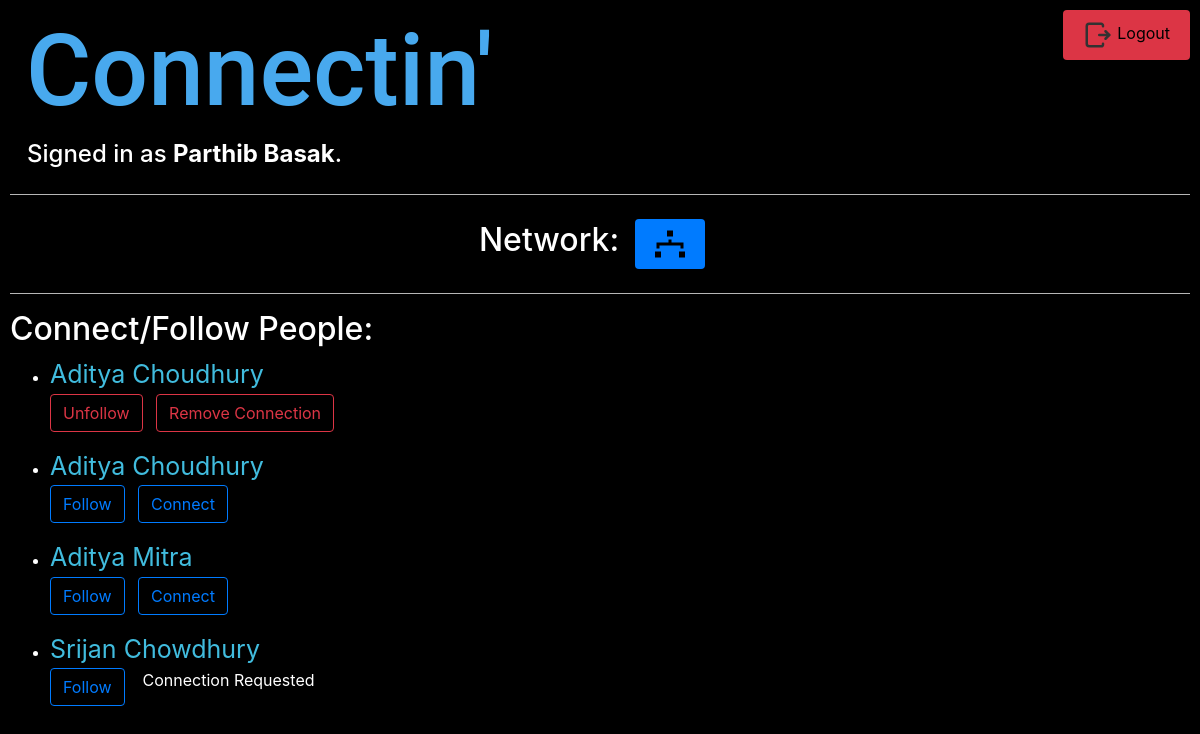
/addconnection (signed in), run on an earlier commit of the app's database.
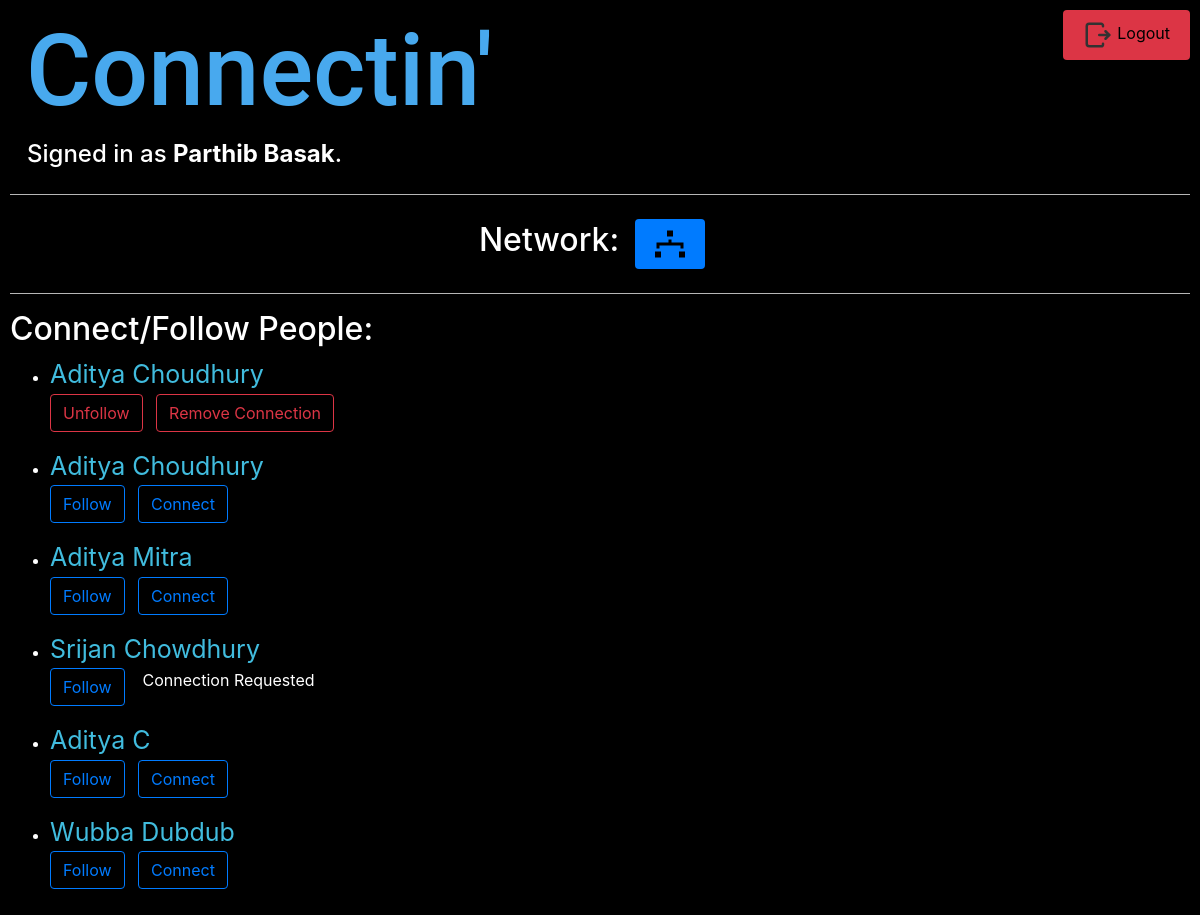
And on a later commit of the database.
### lprofile/models.py (models this page shows, shortened)
class profile1(models.Model):
    profowner=models.ForeignKey(User,on_delete=models.CASCADE,blank=True,null=True,related_name="profowner")
    role=models.CharField(max_length=10,default='Neither')
    profimg=models.ImageField(null=True,blank=True,upload_to="media/profimages")
    cv=models.FileField(null=True,blank=True,upload_to="media/cvfiles")
    about=models.CharField(max_length=300,blank=True)
    follower=models.ManyToManyField(User,related_name="follower",blank=True)
    followers=models.ManyToManyField(User,related_name="followers",blank=True)
    connections=models.ManyToManyField(User,related_name="connections",blank=True)
    requests=models.ManyToManyField(User,related_name="requests",blank=True)

### lprofile/views.py (the view)
# urls.py: path("addconnection",views.addc, name="addc"),
def addc(request):
    me=profile1.objects.get(profowner=request.user)
    profiles=profile1.objects.all().exclude(profowner=request.user)
    return render(request,'lprofile/addc.html',{
        'users':profiles,
        'me':me,
        'mef':me.follower.all(),
        'mec':me.connections.all(),
        'mer':me.requests.all()
    })

### lprofile/templates/lprofile/addc.html (shortened to what this page needs)
{% extends "lprofile/layout.html" %}
{% block body %}
    <div class="d-flex justify-content-center">
    <div style="padding-top: 10px;"><h2>Network:</h2></div>
    <div>
    <a class="nav-link" href="{% url 'followings' uname=request.user %}">
        <button class="btn btn-primary">
        </button>
    </a>
    </div>
    </div>
    <hr>
    <div class="d-flex justify-content-center">
    <div class="child">
    <h2>Connect/Follow People:</h2>
    {% for i in users %}
        <ul>
            <li>
                <a href="{% url 'profile1' uname=i.profowner %}" style="font-size: 25px;">{{ i.profowner.first_name }} {{ i.profowner.last_name }}</a>
                <ul class="nav">
                    {% if i.profowner not in mef %}
                        <li class="nav-item">
                        <form action="{% url 'follow' uname=i.profowner %}" method="POST">
                            <button class="btn btn-outline-primary">Follow</button>
                        </form>
                        </li>&nbsp;&nbsp;&nbsp;
                        {% if i.profowner not in mec %}
                            {% if request.user in i.requests.all %}
                                Connection Requested
                            {% else %}
                                <li class="nav-item">
                                <form action="{% url 'connect' uname=i.profowner %}" method="POST">
                                    <button class="btn btn-outline-primary">Connect</button>
                                </form>
                                </li>
                            {% endif %}
                        {% endif %}
                    {% else %}
                        <li class="nav-item">
                        <form action="{% url 'unfollow' uname=i.profowner %}" method="POST">
                            <button class="btn btn-outline-danger">Unfollow</button>
                        </form>
                        </li>&nbsp;&nbsp;&nbsp;
                        {% if i.profowner not in mec %}
                            {% if request.user in i.requests.all %}
                                Connection Requested
                            {% else %}
                                <li class="nav-item">
                                <form action="{% url 'connect' uname=i.profowner %}" method="POST">
                                    {% csrf_token %}
                                    <button class="btn btn-outline-primary">Connect</button>
                                </form>
                                </li>
                            {% endif %}
                        {% else %}
                            <li class="nav-item">
                            <form action="{% url 'disconnect' uname=i.profowner %}" method="POST">
                                <button class="btn btn-outline-danger">Remove Connection</button>
                            </form>
                            </li>
                        {% endif %}
                    {% endif %}
                </ul>
            </li>
        </ul>
    {% endfor %}
    </div>
    <div class="child">
    </div>
    </div>
{% endblock %}

What changed in the data, as far as the page shows it:
added profile1: profowner.first_name "Aditya", profowner.last_name "C", shows "Follow", shows "Connect"
added profile1: profowner.first_name "Wubba", profowner.last_name "Dubdub", shows "Follow", shows "Connect"
